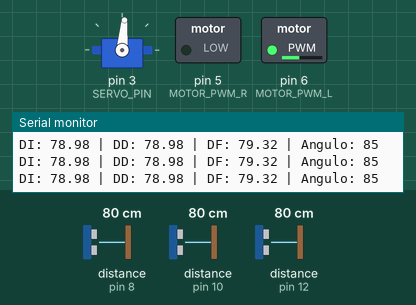
Recording of a sketch running on a simulated Arduino Uno, built with avr-gcc and run on an emulated ATmega328P. Parts: servo, switched loads named in the sketch (green lamp = pin HIGH), the last lines printed to the serial monitor. Wiring (inferred from the names in the program): 3 × ultrasonic range finder: trigger pin 7, echo pin 8 / trigger pin 9, echo pin 10 / trigger pin 11, echo pin 12. Dashed ring = blinking. The test bench sets the inputs (shaded band); at power-on: distance to the obstacle (sensors on pin 8, pin 10, pin 12) 80 cm. The echo pulse lasts 58.3 µs per cm; pins used as bus, display or sensor lines are not drawn.

Above: at 3.2 s.
3.3 s: distance to the obstacle (sensor on pin 8) set to 17 cm
6.3 s: distance to the obstacle (sensor on pin 8) set to 14 cm
At 6.9 s:
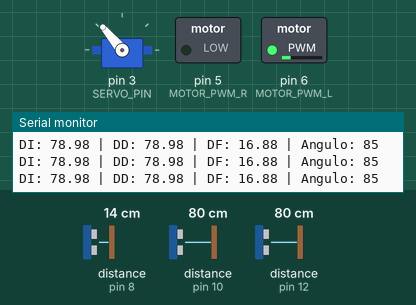
9.3 s: distance to the obstacle (sensor on pin 8) set to 35 cm
At 10.7 s:
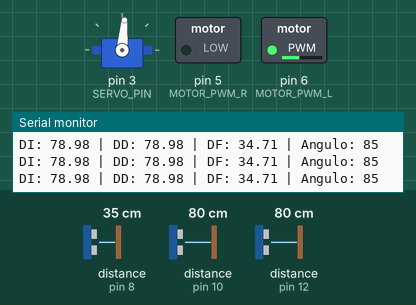
11.0 s: distance to the obstacle (sensor on pin 10) set to 4 cm
At 11.6 s:
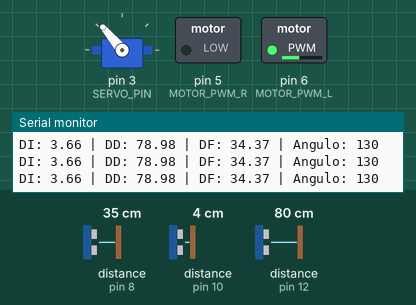
12.5 s: distance to the obstacle (sensor on pin 12) set to 18 cm
At 13.7 s:
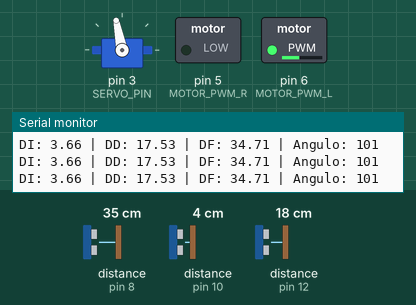
14.0 s: distance to the obstacle (sensor on pin 10) set to 60 cm
At 14.9 s:
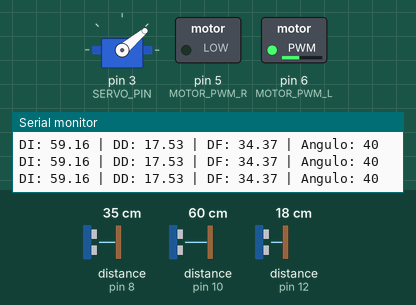
Timing chart, 0 to 16.5 s (numbered marks = the images above; inputs shaded):
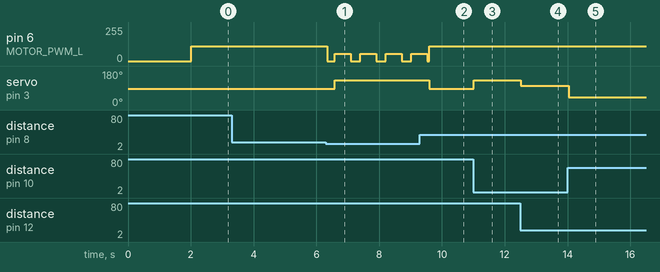

The sketch:

ROBOT.ino
```cpp
#include <Servo.h>

// --- 1. DEFINICIÓN DE PINES ---

// Servomotor MG996R (Dirección)
Servo direccionServo;
const int SERVO_PIN = 3;

// Driver BTS7960 (Propulsión)
// Ambos pines se usarán como PWM para controlar la velocidad (RPM)
// El L_EN y R_EN están cableados a VCC (HIGH) por el hardware.
const int MOTOR_PWM_L = 6; // Pin RPM
const int MOTOR_PWM_R = 5; // Pin RPM

// Sensores Ultrasónicos HC-SR04
// Izquierda
const int TRIG_L = 9;
const int ECHO_L = 10;
// Derecha
const int TRIG_R = 11;
const int ECHO_R = 12;
// Delantero
const int TRIG_D = 7;
const int ECHO_D = 8;

// --- 2. CONSTANTES DE CALIBRACIÓN (AJUSTAR EN PRUEBAS) ---

// Control Proporcional
const float Kp = 1.2;         // Ganancia Proporcional (Ajustar: 1.0 a 2.0)

// Servo
const int SERVO_CENTRO = 85;  // Nuevo centro ligeramente ajustado de 90 a 85 grados
const int SERVO_LIMITE_MAX = 130; // Ángulo máximo de giro (Izquierda)
const int SERVO_LIMITE_MIN = 40;  // Ángulo mínimo de giro (Derecha)

// Motor y Velocidad
const int velocidad = 110; // Velocidad de avance (0-255)

// Evitación de Obstáculos
const float DISTANCIA_CHOQUE = 15.0; // Distancia límite en cm para detener el robot
const int TIEMPO_REVERSA = 250;      // Tiempo en ms que retrocede el robot

// --- 3. FUNCIONES DE UTILIDAD ---

// Función para leer la distancia de un sensor HC-SR04
float leerDistancia(int trigPin, int echoPin) {
    // Limpiar el pin TRIG
    digitalWrite(trigPin, LOW);
    delayMicroseconds(2);
    // Enviar pulso de 10µs
    digitalWrite(trigPin, HIGH);
    delayMicroseconds(10);
    digitalWrite(trigPin, LOW);

    // Leer el pulso de retorno
    long duracion = pulseIn(echoPin, HIGH);
    // Convertir a distancia (cm)
    // Velocidad del sonido (340 m/s o 0.034 cm/µs). Distancia = (Duración * 0.034) / 2
    float distancia = duracion * 0.034 / 2;

    // Opcional: limitar para ignorar lecturas demasiado lejanas
    if (distancia > 200 || distancia < 0) {
        return 200;
    }
    return distancia;
}

// Función para mover el motor hacia adelante
void avanzar(int velocidad) {
    // En el BTS7960, para avanzar, enviamos la misma señal PWM a ambos RPM
    // ya que el L_EN/R_EN están en VCC y la lógica interna ya está manejada.
    analogWrite(MOTOR_PWM_L, velocidad);
    analogWrite(MOTOR_PWM_R, 0);
}

// Función para detener el motor (frenado)
void detener() {
    analogWrite(MOTOR_PWM_L, 0);
    analogWrite(MOTOR_PWM_R, 0);
}

// Función para mover el motor hacia atrás (usando la lógica de H-bridge del BTS7960)
// Esto dependerá de cómo conectaste los pines, ajusta si es necesario.
// Si ambos PWM giran al mismo tiempo, el motor se detiene (como en 'detener')
// Para el 540 necesitas invertir la polaridad, lo cual se hace con los pines de control que
// tu no estás usando (L_EN/R_EN cableados a VCC).
// Por simplicidad, y dado tu cableado, usaremos solo 'detener' y dependeremos de la lógica de giro.

// --- 4. CONFIGURACIÓN INICIAL ---

void setup() {
    // Configuración de pines de sensores
    delay(2000);
    pinMode(TRIG_L, OUTPUT); pinMode(ECHO_L, INPUT);
    pinMode(TRIG_R, OUTPUT); pinMode(ECHO_R, INPUT);
    pinMode(TRIG_D, OUTPUT); pinMode(ECHO_D, INPUT);

    // Configuración de pines de motor
    pinMode(MOTOR_PWM_L, OUTPUT);
    pinMode(MOTOR_PWM_R, OUTPUT);

    // Inicialización del servomotor
    direccionServo.attach(SERVO_PIN);
    direccionServo.write(SERVO_CENTRO); // Centrar el servo al inicio
    detener(); // Detener el motor

    // Serial para debug (Opcional)
    Serial.begin(9600);
}

// --- 5. BUCLE PRINCIPAL DE NAVEGACIÓN ---

void loop() {
    // a. LECTURA DE SENSORES
    float dist_delantera = leerDistancia(TRIG_D, ECHO_D);
    float dist_izquierda = leerDistancia(TRIG_L, ECHO_L);
    float dist_derecha = leerDistancia(TRIG_R, ECHO_R);

    // --- LÓGICA DE DETECCIÓN FRONTAL (Prioridad Máxima) ---
    if (dist_delantera < DISTANCIA_CHOQUE) {
        // 1. DETENER
        detener();
        // 2. RETROCEDER (Esta función asume que tu cableado permite reversa, si no, solo DETENER)
        // Para simplificar, si no estás usando los pines de dirección, solo frenamos y esperamos.
        // Si no puedes retroceder, el robot quedará atascado.
        // Si tu driver tiene pines de dirección (ej. DIR_A y DIR_B), DEBERÍAS USARLOS para el 540.
        delay(TIEMPO_REVERSA);

        // 3. GIRAR LA DIRECCIÓN al máximo opuesto para reorientarse (ej. 45 grados a la izquierda si el último giro fue a la derecha)
        // Por defecto, giramos ligeramente a la derecha para intentar salir.
        direccionServo.write(SERVO_LIMITE_MAX); // Intenta girar bruscamente a la izquierda
        avanzar(velocidad/2);
        delay(500); // Espera medio segundo para que el robot se mueva un poco
        detener();
    }

    // --- LÓGICA DE CONTROL LATERAL PROPORCIONAL ---
    else {
        // Error: Si Error > 0, el robot está cerca del muro derecho (DD es menor que DI). Necesita girar IZQUIERDA (ángulo > SERVO_CENTRO)
        // Si Error < 0, el robot está cerca del muro izquierdo (DI es menor que DD). Necesita girar DERECHA (ángulo < SERVO_CENTRO)
        float error = dist_derecha - dist_izquierda;

        // Cálculo de la corrección
        int correccion = (int)(error * Kp);

        // Nuevo ángulo de dirección
        int nuevo_angulo = SERVO_CENTRO + correccion;

        // Aplicar límites
        if (nuevo_angulo > SERVO_LIMITE_MAX) nuevo_angulo = SERVO_LIMITE_MAX;
        if (nuevo_angulo < SERVO_LIMITE_MIN) nuevo_angulo = SERVO_LIMITE_MIN;

        // Ejecutar el movimiento
        direccionServo.write(nuevo_angulo);
        avanzar(velocidad);
    }

    // --- LÓGICA DE DEBUG (Opcional, activa el Serial Monitor) ---
    Serial.print("DI: "); Serial.print(dist_izquierda);
    Serial.print(" | DD: "); Serial.print(dist_derecha);
    Serial.print(" | DF: "); Serial.print(dist_delantera);
    Serial.print(" | Angulo: "); Serial.println(direccionServo.read());

    delay(50); // Pequeño retardo para estabilidad de lectura/escritura (ajustar)
}
```

Measured:
- the behaviour switches between 16 and 15 cm on distance to the obstacle (sensor on pin 8) (found by bisection; images 0 and 1)
- after the input at 6.3 s, pin 6 (MOTOR_PWM_L): alternates 55/255 for 0.50 s and 0/255 for 0.31 s, starting at once; servo on pin 3 (SERVO_PIN): 85° → 130° after 0.29 s
- after the input at 9.3 s, servo on pin 3 (SERVO_PIN): 130° → 85° after 0.29 s
- after the input at 11.0 s, servo on pin 3 (SERVO_PIN): 85° → 130° at once
- after the input at 12.5 s, servo on pin 3 (SERVO_PIN): 130° → 101° at once
- after the input at 14.0 s, servo on pin 3 (SERVO_PIN): 101° → 40° at once
